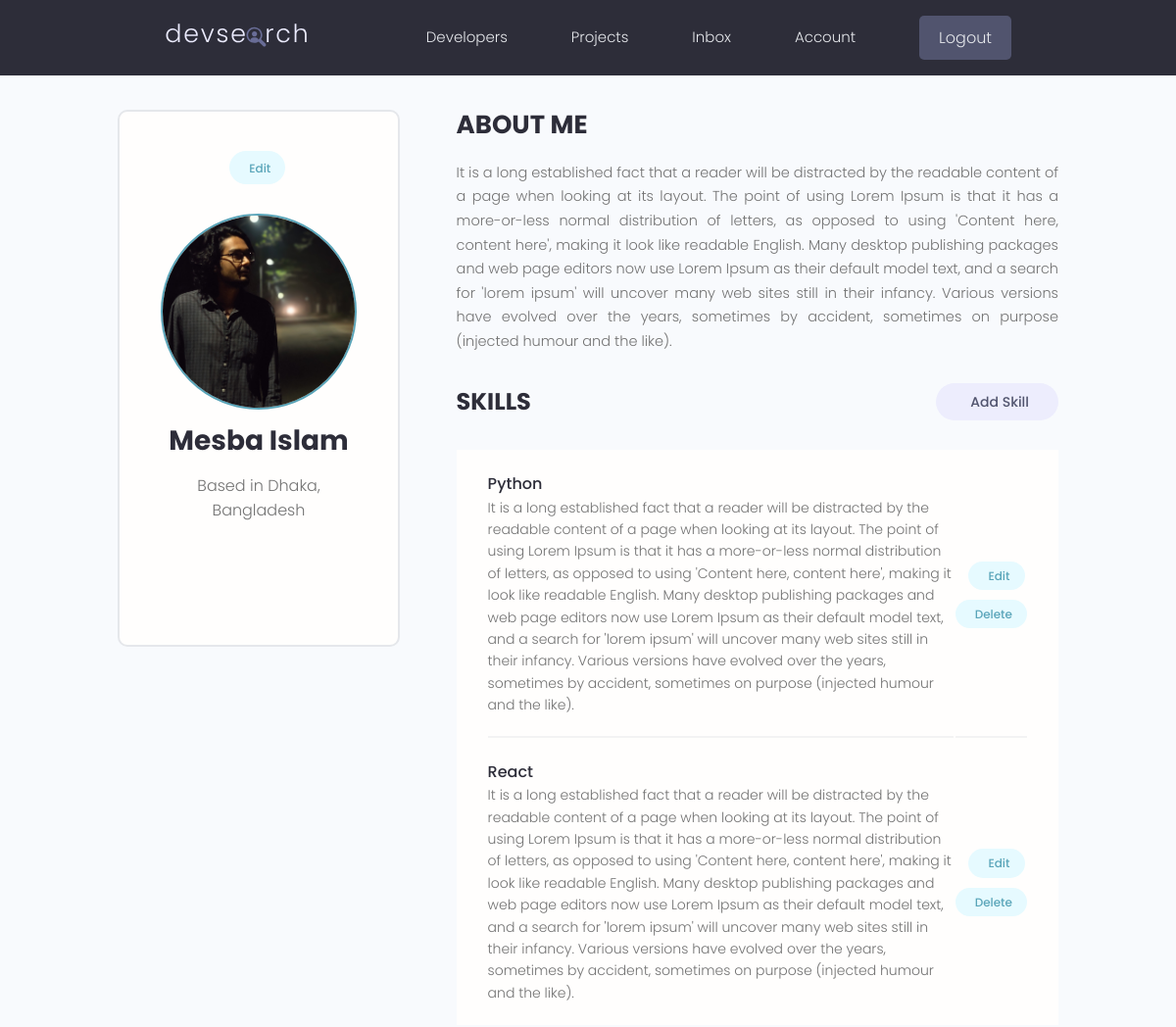
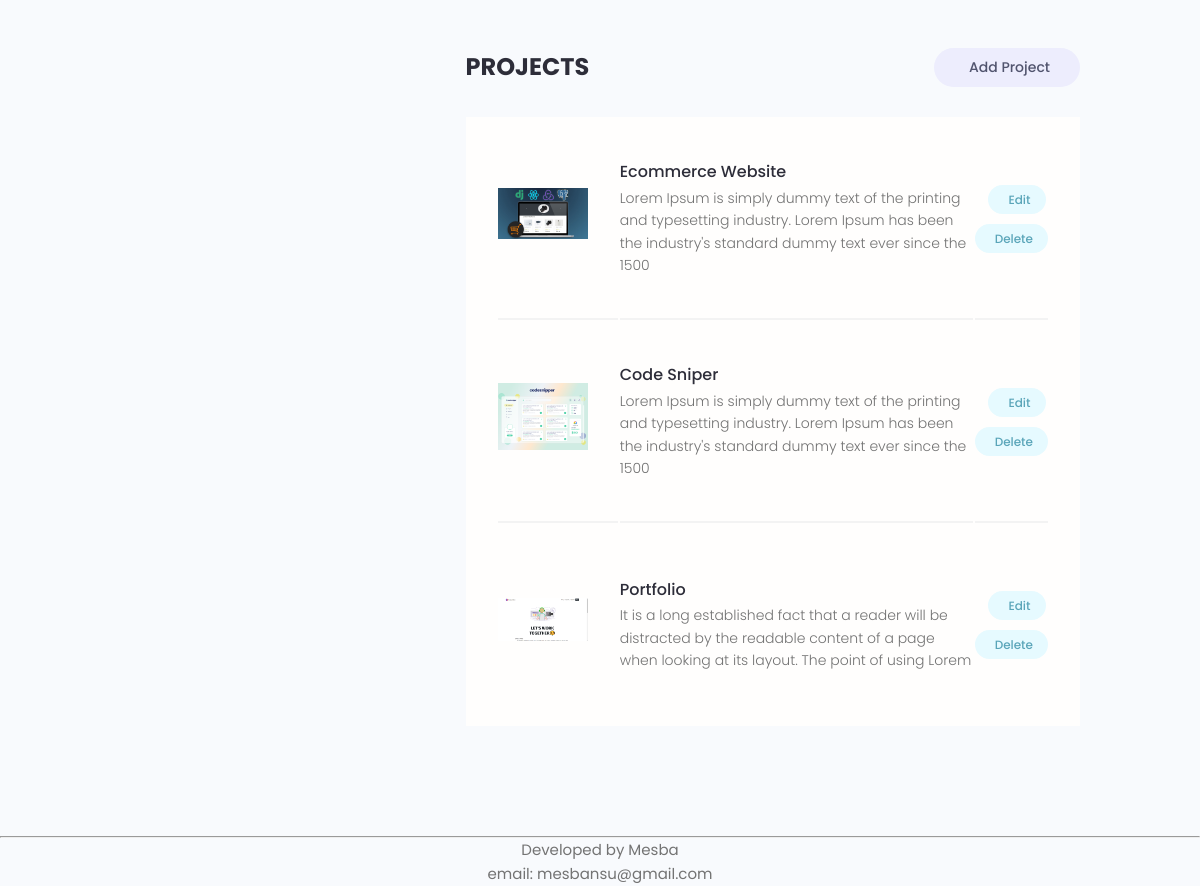
Screenshot of /account/ (signed in) with the database file from the repository (2 pictures, top to bottom).
### users/models.py (models this page shows, shortened)
class Profile(models.Model):
    user = models.OneToOneField(
        User, on_delete=models.CASCADE, null=True, blank=True)
    name = models.CharField(max_length=200, blank=True, null=True)
    email = models.EmailField(max_length=500, blank=True, null=True)
    username = models.CharField(max_length=200, blank=True, null=True)
    location = models.CharField(max_length=200, blank=True, null=True)
    short_intro = models.CharField(max_length=200, blank=True, null=True)
    bio = models.TextField(blank=True, null=True)
    profile_image = models.ImageField(
        null=True, blank=True, upload_to='profiles/', default="profiles/user-default.png")
    social_github = models.CharField(max_length=200, blank=True, null=True)
    social_twitter = models.CharField(max_length=200, blank=True, null=True)
    social_linkedin = models.CharField(max_length=200, blank=True, null=True)
    social_youtube = models.CharField(max_length=200, blank=True, null=True)
    social_website = models.CharField(max_length=200, blank=True, null=True)
    created = models.DateTimeField(auto_now_add=True)
    id = models.UUIDField(default=uuid.uuid4, unique=True,
                          primary_key=True, editable=False)
    class Meta:
        ordering = ['created']
    @property
    def imageURL(self):
        try:
            url = self.profile_image.url
        except:
            url = ''
        return url

class Skill(models.Model):
    owner = models.ForeignKey(
        Profile, on_delete=models.CASCADE, null=True, blank=True)
    name = models.CharField(max_length=200, blank=True, null=True)
    description = models.TextField(null=True, blank=True)
    created = models.DateTimeField(auto_now_add=True)
    id = models.UUIDField(default=uuid.uuid4, unique=True,
                          primary_key=True, editable=False)

### projects/models.py (models this page shows, shortened)
class Project(models.Model):
    owner = models.ForeignKey(
        Profile, null=True, blank=True, on_delete=models.CASCADE)
    title = models.CharField(max_length=200)
    description = models.TextField(null=True, blank=True)
    featured_image = models.ImageField(
        null=True, blank=True, default="default.jpg")
    demo_link = models.CharField(max_length=2000, null=True, blank=True)
    source_link = models.CharField(max_length=2000, null=True, blank=True)
    tags = models.ManyToManyField('Tag', blank=True)
    vote_total = models.IntegerField(default=0, null=True, blank=True)
    vote_ratio = models.IntegerField(default=0, null=True, blank=True)
    created = models.DateTimeField(auto_now_add=True)
    id = models.UUIDField(default=uuid.uuid4, unique=True,
                          primary_key=True, editable=False)
    class Meta:
        ordering = ['-vote_ratio', '-vote_total', 'title']
    @property
    def imageURL(self):
        try:
            url = self.featured_image.url
        except:
            url = ''
        return url

### users/views.py (the view)
# urls.py: path('account/', views.userAccount, name="account"),
@login_required(login_url='login')
def userAccount(request):
    profile = request.user.profile
    skills = profile.skill_set.all()
    projects = profile.project_set.all()
    context = {'profile': profile, 'skills': skills, 'projects': projects}
    return render(request, 'users/account.html', context)

### users/templates/users/account.html (shortened to what this page needs)
{% extends 'main.html' %}
{% block content %}
<main class="settingsPage profile my-md">
  <div class="container">
    <div class="layout">
      <div class="column column--1of3">
        <div class="card text-center">
          <div class="card__body dev">
            <a class="tag tag--pill tag--main settings__btn" href="{% url 'edit-account' %}">
              Edit</a>
            <img class="avatar avatar--xl dev__avatar" src="{{profile.imageURL}}" />
            <h2 class="dev__name">{{profile.name}}</h2>
            <p class="dev__location">Based in {{profile.location}}</p>
            <ul class="dev__social">
            </ul>
          </div>
        </div>
      </div>
      <div class="column column--2of3">
        <div class="devInfo">
          <h3 class="devInfo__title">About Me</h3>
          <p class="devInfo__about">{{profile.bio}}</p>
        </div>
        <div class="settings">
          <h3 class="settings__title">Skills</h3>
          <a class="tag tag--pill tag--sub settings__btn tag--lg" href="{% url 'create-skill' %}"> Add Skill</a>
        </div>
        <table class="settings__table">
          {% for skill in skills %}
          <tr>
            <td class="settings__tableInfo">
              <h4>{{skill.name}}</h4>
              <p>
                {{skill.description}}
              </p>
            </td>
            <td class="settings__tableActions">
              <a class="tag tag--pill tag--main settings__btn" href="{% url 'update-skill' skill.id %}"> Edit</a>
              <a class="tag tag--pill tag--main settings__btn" href="{% url 'delete-skill' skill.id %}?next=/account">
                Delete</a>
            </td>
          </tr>
          {% endfor %}
        </table>
        <div class="settings">
          <h3 class="settings__title">Projects</h3>
          <a class="tag tag--pill tag--sub settings__btn tag--lg" href="{% url 'create-project' %}"> Add Project</a>
        </div>
        <table class="settings__table">
          {% for project in projects %}
          <tr>
            <td class="settings__thumbnail">
              <a href="{% url 'project' project.id %}"><img src="{{project.imageURL}}" alt="Project Thumbnail" /></a>
            </td>
            <td class="settings__tableInfo">
              <a href="{% url 'project' project.id %}">{{project.title}}</a>
              <p>{{project.description|slice:"150"}}</p>
            </td>
            <td class="settings__tableActions">
              <a class="tag tag--pill tag--main settings__btn" href="{% url 'update-project' project.id %}"> Edit</a>
              <a class="tag tag--pill tag--main settings__btn"
                href="{% url 'delete-project'  project.id %}?next=/account">
                Delete</a>
            </td>
          </tr>
          {% endfor %}
        </table>
      </div>
    </div>
  </div>
</main>
{% endblock %}

### static/styles/app.css (style rules this page uses)
:root { --color-sub: #2d2d39; }
.card { border: 2px solid var(--color-light); }
img { width: 100%; }
.profile .card > .dev { padding: 4rem; }
.dev__avatar { display: block; margin: auto; }
.dev__name { color: var(--color-sub); font-size: 2.8rem; font-weight: 700; margin-top: 1rem; margin-bottom: 0.5rem; }
.dev__location { margin-top: 1rem; }
.dev__social { margin: 3rem 0; list-style: none; display: flex; justify-content: center; gap: 1.5rem; }
.devInfo { margin-bottom: 3rem; }
.devInfo__title, .devInfo__subtitle { font-size: 2.6rem; color: var(--color-sub); text-transform: uppercase; font-weight: 700; margin-bottom: 1.5rem; }
.devInfo__about, .devSkill__info { font-size: 1.45rem; line-height: 1.7; text-align: justify; }
.settingsPage .dev > .settings__btn { display: inline-block; margin-bottom: 3rem; }
.settings { display: flex; justify-content: space-between; align-items: center; }
.settings__title { font-size: 2.4rem; text-transform: uppercase; font-weight: 700; color: var(--color-sub); }
.settings__table { margin-top: 3rem; margin-bottom: 5rem; padding: 0 3rem; background: var(--color-white); }
.settings__table tr { width: 100%; }
.settings__table tr > td { padding: 2rem 0; }
.settings__table tr:not(:last-child) td { border-bottom: 2px solid var(--color-white-light); }
.settings__thumbnail { width: 23%; min-width: 10rem; }
.settings__thumbnail img { padding-right: 3rem; height: 15rem; object-fit: contain; }
.settings__tableInfo { width: 100%; }
.settings__tableInfo h4, .settings__tableInfo a { padding-right: 1rem; width: auto; font-size: 1.6rem; font-weight: 500; color: var(--color-sub); }
.settings__tableInfo p { font-size: 1.4rem; }
.settings__tableActions { text-align: right; }

### static/uikit/styles/modules/_variables.css (style rules this page uses)
:root { --color-main: #5aa5b9; --color-main-light: #e6faff; --color-sub: #3f4156; --color-sub-light: #51546e; --color-sub-lighter: #ededfd; --color-text: #737373; --color-gray: #8b8b8b; --color-light: #e5e7eb; --color-light-gray: #767676; --color-bg: #f8fafd; --color-white: #fffefd; --color-white-light: #f3f3f3; --color-success: #359e64; --color-success-bg: #def8e8; --color-error: #fc4b0b; --color-error-bg: #fff2ee; --font-base: 'Poppins', arial, helvetica, 'Segoe UI', roboto, ubuntu, sans-serif; --font-monospace: 'Fira Code', 'Courier New', courier, monospace; --font-regular: 300; --font-medium: 500; --font-bold: 700; --generic-shadow: 1px 1px 5px #00000010; --generic-transition: all 0.3s ease-in-out; }

### static/uikit/styles/modules/_base.css (style rules this page uses)
* { margin: 0; padding: 0; box-sizing: border-box; text-rendering: optimizeLegibility; color: inherit; font-size: inherit; }
html { font-size: 50%; }
@media only screen and (min-width: 480px) { html { font-size: 56.25%; } }
@media only screen and (min-width: 1200px) { html { font-size: 62.5%; } }
body { line-height: 1.6; font-weight: 400; font-size: 1.5rem; color: var(--color-text); background-color: var(--color-bg); min-height: 100vh; }

### static/uikit/styles/modules/_typography.css (style rules this page uses)
* { font-family: var(--font-base); }
h2 { font-size: 3.6rem; font-weight: var(--font-bold); }
h3 { font-size: 3.2rem; font-weight: var(--font-medium); }
h4 { font-size: 2.8rem; font-weight: var(--font-medium); }
p, span, strong { font-size: 1.6rem; color: var(--color-text); font-weight: var(--font-regular); }
a { padding-bottom: 2px; text-decoration: none; display: inline-block; color: var(--color-main); font-weight: var(--font-medium); }

### static/uikit/styles/modules/_utilities.css (style rules this page uses)
.container { width: 92%; max-width: 165rem; margin: 0 auto; box-sizing: border-box; }
@media screen and (min-width: 1000px) { .container { width: 90%; } }
@media screen and (min-width: 1200px) { .container { width: 80%; } }
.text-center { text-align: center; }
.my-md { margin: 3rem auto; }

### static/uikit/styles/modules/_avatar.css (style rules this page uses)
.avatar { border-radius: 50%; border: 2px solid var(--color-main); object-fit: cover; }
.avatar--xl { height: 20rem; width: 20rem; }

### static/uikit/styles/modules/_card.css (style rules this page uses)
.card { border-radius: 1rem; background-color: var(--color-white); border: 1.5px solid var(--color-light); width: auto; height: auto; margin-top: 0.5rem; margin-bottom: 0.5rem; overflow: hidden; }
.card__body, .card__header { padding: 2rem 2.5rem; }

### static/uikit/styles/modules/_layout.css (style rules this page uses)
.layout { display: flex; flex-flow: row wrap; justify-content: space-between; }
.layout > .column { margin-bottom: 3rem; }
.layout > .column.column--1of3 { flex-basis: 30%; }
.layout > .column.column--2of3 { flex-basis: 64%; }

### rows the page displays
Profile: imageURL (picture), name "Mesba Islam", location "Dhaka, Bangladesh", bio "It is a long established fact that a reader will be distracted by the readable content of a page when looking at its layout. The point of using Lorem Ipsum is that it has a more-or-less normal distribution of letters, as opposed to using 'Content here, content here', making it look like readable English. Many desktop publishing packages and web page editors now use Lorem Ipsum as their default model text, and a search for 'lorem ipsum' will uncover many web sites still in their infancy. Various versions have evolved over the years, sometimes by accident, sometimes on purpose (injected humour and the like)."
Skill: name "Python", description "It is a long established fact that a reader will be distracted by the readable content of a page when looking at its layout. The point of using Lorem Ipsum is that it has a more-or-less normal distribution of letters, as opposed to using 'Content here, content here', making it look like readable English. Many desktop publishing packages and web page editors now use Lorem Ipsum as their default model text, and a search for 'lorem ipsum' will uncover many web sites still in their infancy. Various versions have evolved over the years, sometimes by accident, sometimes on purpose (injected humour and the like)."
Skill: name "React", description "It is a long established fact that a reader will be distracted by the readable content of a page when looking at its layout. The point of using Lorem Ipsum is that it has a more-or-less normal distribution of letters, as opposed to using 'Content here, content here', making it look like readable English. Many desktop publishing packages and web page editors now use Lorem Ipsum as their default model text, and a search for 'lorem ipsum' will uncover many web sites still in their infancy. Various versions have evolved over the years, sometimes by accident, sometimes on purpose (injected humour and the like)."
Project: imageURL (picture), title "Ecommerce Website", description "Lorem Ipsum is simply dummy text of the printing and typesetting industry. Lorem Ipsum has been the industry's standard dummy text ever since the 1500"
Project: imageURL (picture), title "Code Sniper", description "Lorem Ipsum is simply dummy text of the printing and typesetting industry. Lorem Ipsum has been the industry's standard dummy text ever since the 1500"
Project: imageURL (picture), title "Portfolio", description "It is a long established fact that a reader will be distracted by the readable content of a page when looking at its layout. The point of using Lorem"
